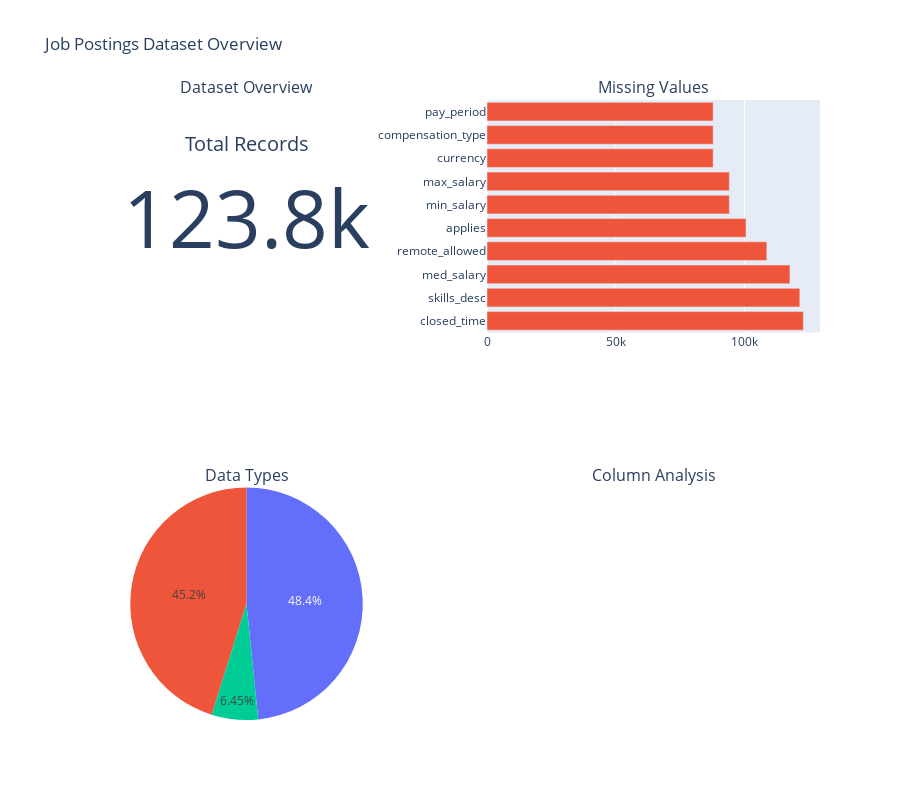

Notebook source saved alongside this figure:
### Markdown cell above
## 6. Data Visualization Dashboard

### Code cell
# Create an interactive dashboard with plotly
def create_overview_dashboard():
    """
    Create an overview dashboard of the dataset
    """
    # Basic dataset statistics
    fig = make_subplots(
        rows=2, cols=2,
        subplot_titles=('Dataset Overview', 'Missing Values', 'Data Types', 'Column Analysis'),
        specs=[[{"type": "indicator"}, {"type": "bar"}],
               [{"type": "pie"}, {"type": "bar"}]]
    )
    
    # Dataset overview
    fig.add_trace(
        go.Indicator(
            mode = "number",
            value = len(df),
            title = {"text": "Total Records"},
        ),
        row=1, col=1
    )
    
    # Missing values
    if missing_data.sum() > 0:
        top_missing = missing_data[missing_data > 0].head(10)
        fig.add_trace(
            go.Bar(
                x=top_missing.values,
                y=top_missing.index,
                orientation='h',
                name='Missing Values'
            ),
            row=1, col=2
        )
    
    # Data types distribution
    dtype_counts = df.dtypes.value_counts()
    fig.add_trace(
        go.Pie(
            labels=dtype_counts.index.astype(str),
            values=dtype_counts.values,
            name="Data Types"
        ),
        row=2, col=1
    )
    
    fig.update_layout(
        title_text="Job Postings Dataset Overview",
        showlegend=False,
        height=800
    )
    
    fig.show()

create_overview_dashboard()

### Figure 1 — Plotly figure (JSON) as saved in the notebook; plotly's stock layout.template omitted (floating-point values rounded to 4 significant figures)
{"data": [{"domain": {"x": [0, 0.45], "y": [0.625, 1]}, "mode": "number", "title": {"text": "Total Records"}, "type": "indicator", "value": 123849}, {"name": "Missing Values", "orientation": "h", "type": "bar", "x": [122776, 121410, 117569, 108603, 100529, 94056, 94056, 87776, 87776, 87776], "xaxis": "x", "y": ["closed_time", "skills_desc", "med_salary", "remote_allowed", "applies", "min_salary", "max_salary", "currency", "compensation_type", "pay_period"], "yaxis": "y"}, {"domain": {"x": [0, 0.45], "y": [0, 0.375]}, "labels": ["object", "float64", "int64"], "name": "Data Types", "type": "pie", "values": [15, 14, 2]}], "layout": {"annotations": [{"font": {"size": 16}, "showarrow": false, "text": "Dataset Overview", "x": 0.225, "xanchor": "center", "xref": "paper", "y": 1, "yanchor": "bottom", "yref": "paper"}, {"font": {"size": 16}, "showarrow": false, "text": "Missing Values", "x": 0.775, "xanchor": "center", "xref": "paper", "y": 1, "yanchor": "bottom", "yref": "paper"}, {"font": {"size": 16}, "showarrow": false, "text": "Data Types", "x": 0.225, "xanchor": "center", "xref": "paper", "y": 0.375, "yanchor": "bottom", "yref": "paper"}, {"font": {"size": 16}, "showarrow": false, "text": "Column Analysis", "x": 0.775, "xanchor": "center", "xref": "paper", "y": 0.375, "yanchor": "bottom", "yref": "paper"}], "height": 800, "showlegend": false, "title": {"text": "Job Postings Dataset Overview"}, "xaxis": {"anchor": "y", "domain": [0.55, 1]}, "xaxis2": {"anchor": "y2", "domain": [0.55, 1]}, "yaxis": {"anchor": "x", "domain": [0.625, 1]}, "yaxis2": {"anchor": "x2", "domain": [0, 0.375]}}}
